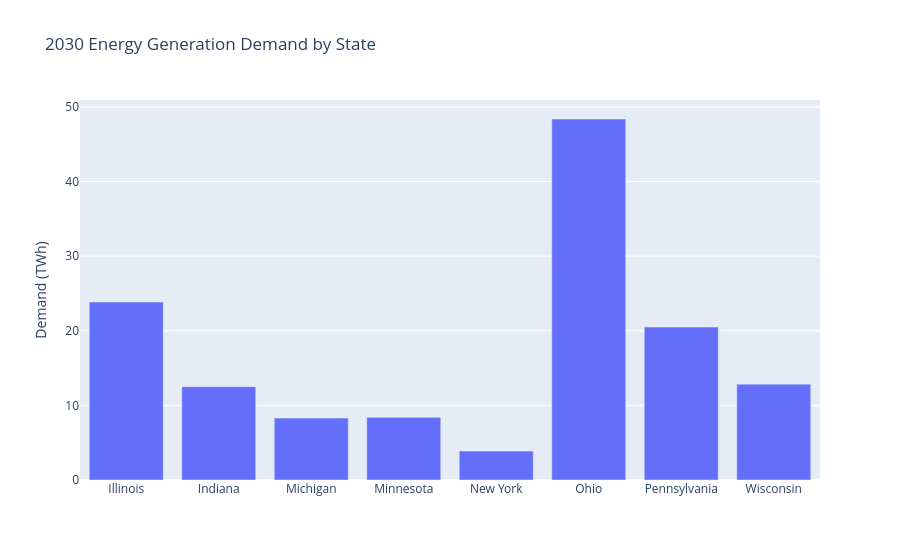

Notebook code for this chart:
### Markdown cell above
### Across States
**2030 energy generation demand between states**

### Code cell
# %%

# 2030 energy generation demand between states 
gen_2030 = coeff_and_gen_data[coeff_and_gen_data["measure"] == "Generation 2030 (MWh)"].copy()

gen_2030["total"] = pd.to_numeric(
    gen_2030["total"].astype(str).str.replace(",", ""), errors="coerce"
)

#one value per state since none change across scenario
gen_by_state = gen_2030.groupby("State", as_index=False)["total"].first()

#states
states = gen_by_state["State"]
fig_gen_2030 = go.Figure()

fig_gen_2030.add_trace(go.Bar(
    x=states,
    y=gen_by_state["total"] / 1e6  # Convert MWh to TWh
))

fig_gen_2030.update_layout(
    title=f"2030 Energy Generation Demand by State",
    yaxis_title="Demand (TWh)",
)

fig_gen_2030.show()
fig_gen_2030.write_html("2030_energy_generation.html", include_plotlyjs="cdn")

### Figure 1 — Plotly figure (JSON) as saved in the notebook; plotly's stock layout.template omitted (floating-point values rounded to 4 significant figures)
{"data": [{"type": "bar", "x": ["Illinois", "Indiana", "Michigan", "Minnesota", "New York", "Ohio", "Pennsylvania", "Wisconsin"], "y": [23.84, 12.5, 8.295, 8.401, 3.872, 48.37, 20.5, 12.84]}], "layout": {"title": {"text": "2030 Energy Generation Demand by State"}, "yaxis": {"title": {"text": "Demand (TWh)"}}}}
